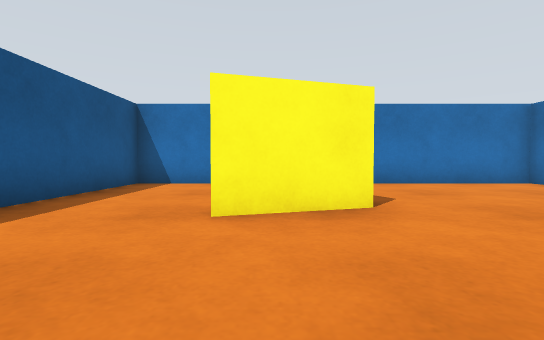
[1] (above)

18 first-person views from a walk through a robot-simulator world made for Gazebo. The camera is 0.06 m above the floor, tilts 2° down and sees 85° across. The floor is counted in squares, 0.1 m on a side. Each view is taken from the middle of a square. On the plan, view 1 faces up. The plan holds only what a view shows up to about 9 squares ahead; the rest is blank.

[2]
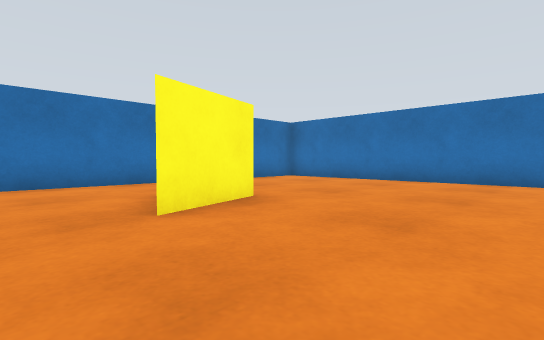

[3]
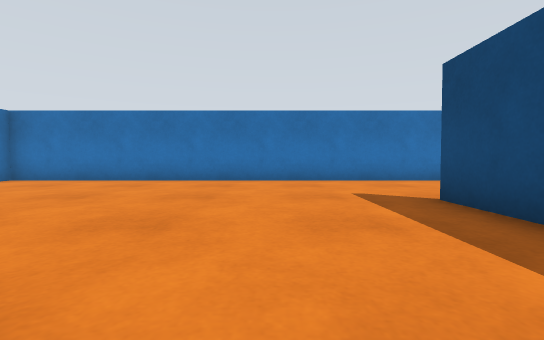

[4]
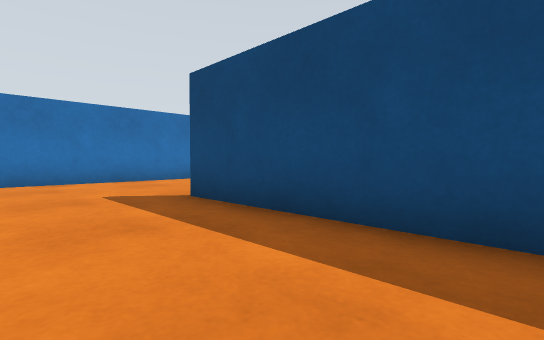

[5]
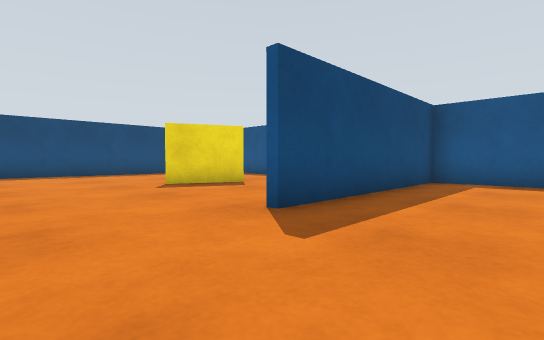

[6]
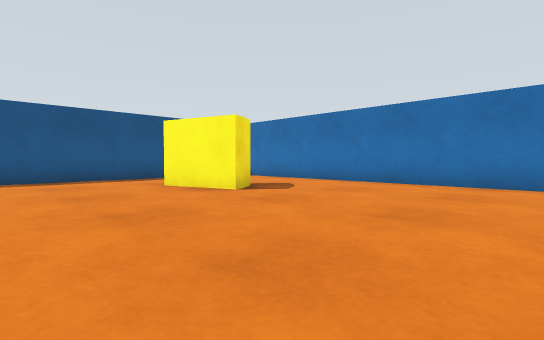

[7]
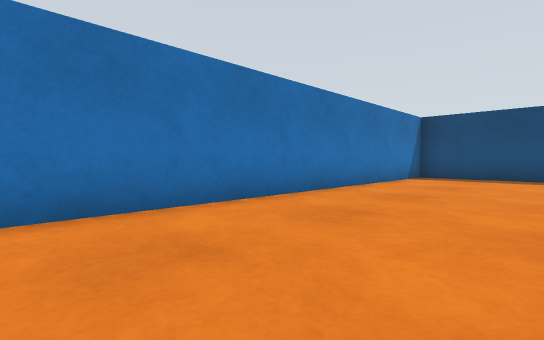

[8]
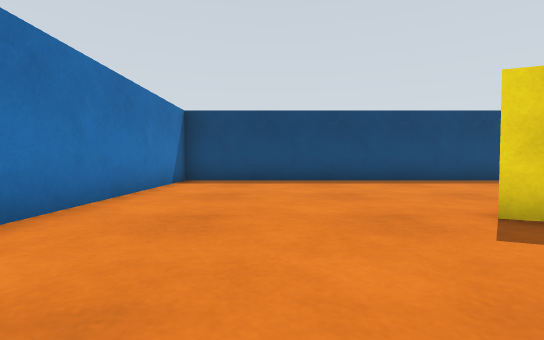

[9]
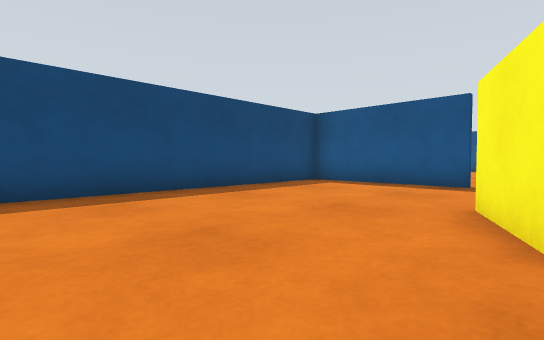

[10]
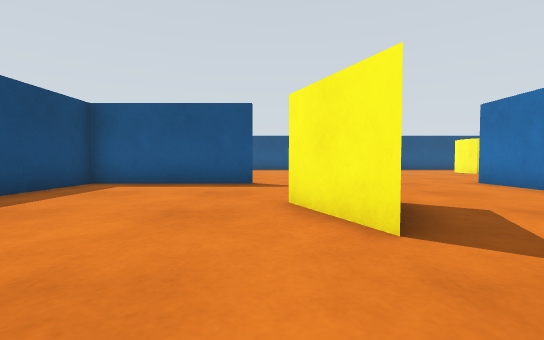

[11]
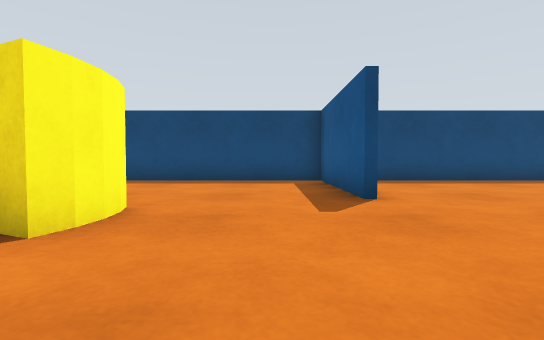

[12]
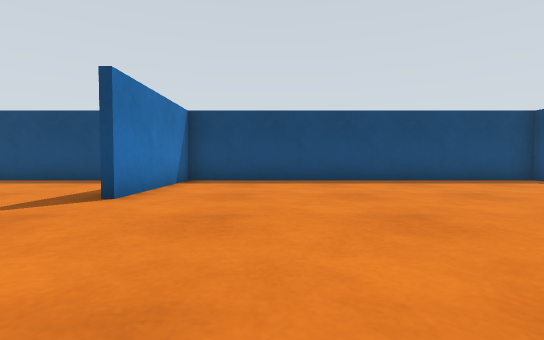

[13]
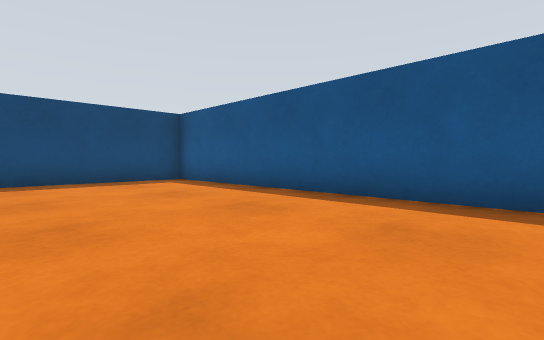

[14]
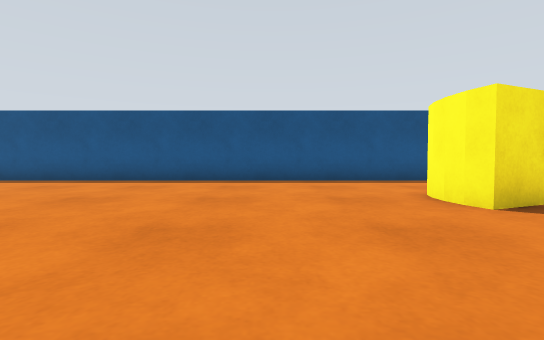

[15]
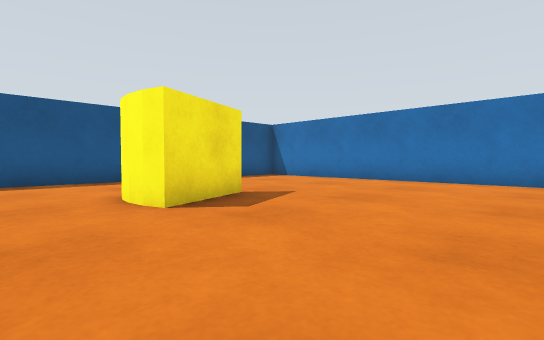

[16]
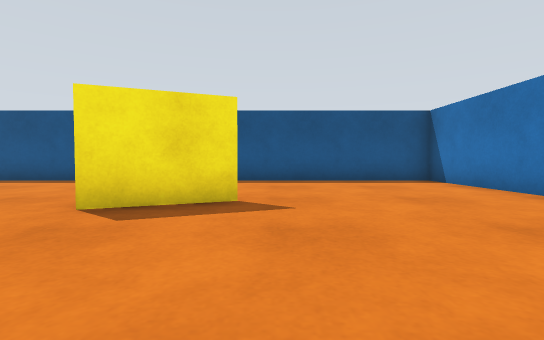

[17]
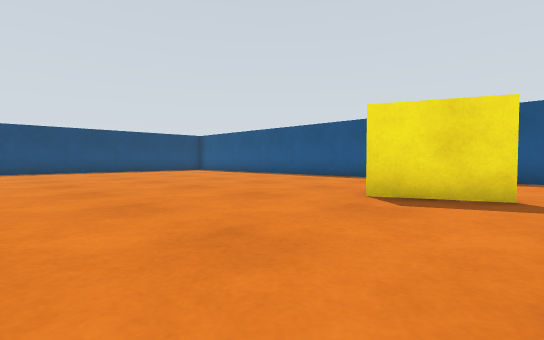

[18]
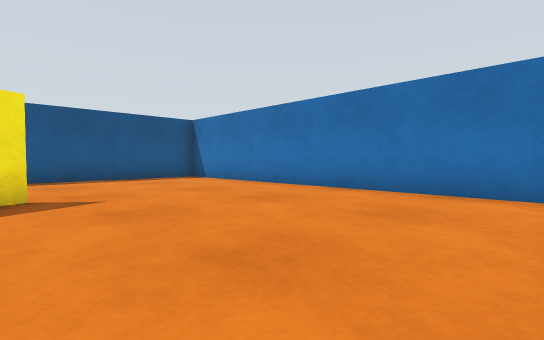

### Floor plan
Ten units are one square. View 1 is at (0, 0); x grows to the right and y downward. Boxes are objects, and circles mark ways between rooms. Rooms are numbered by the first view taken in them; rooms with no view inside come last. Other rooms are left out.
<svg viewBox="-140 -80 210 210">
<path fill="none" stroke="#000" d="M11 -41 13 -37 -7 -31M9 -44 12 -40M65 35 65 -75 -30 -75M-34 -75 -34 25 25 25M-3 75 -3 68 -2 62 17 70 -2 78 -3 72 -3 66M-34 84 -34 125M-17 27 -36 27M-30 125 65 125 65 35M-88 -6 -95 -5 -102 -7M-92 -5 -97 -5M-93 -26 -85 -6 -90 -5M-36 125 -36 85M-30 -75 -135 -75 -135 125 -30 125"/>
<circle cx="45" cy="30" r="3" fill="#2a7"/>
<circle cx="-30" cy="60" r="3" fill="#2a7"/>
<text x="20" y="-20">1</text>
<text x="20" y="80">2</text>
<text x="-80" y="30">3</text>
</svg>
Room 1 opens to room 2. Room 2 opens to room 3.

Where each view was taken, in squares from view 1:
view 1: 0 up, 0 right, facing up
view 2: 0 up, 2 left, facing up-right
view 3: 0 up, 2 left, facing right
view 4: 0 up, 2 left, facing down-right
view 5: 0 up, 5 right, facing down-left
view 6: 0 up, 6 right, facing up-left
view 7: 2 down, 3 right, facing down-right
view 8: 4 down, 4 right, facing down
view 9: 7 down, 4 right, facing down-left
view 10: 8 down, 4 right, facing left
view 11: 4 down, 2 left, facing down
view 12: 4 down, 6 left, facing down
view 13: 4 down, 9 left, facing down-left
view 14: 2 down, 5 left, facing left
view 15: 1 down, 5 left, facing up-left
view 16: 3 up, 5 left, facing left
view 17: 3 up, 4 left, facing down-left
view 18: 2 up, 4 left, facing up-left
